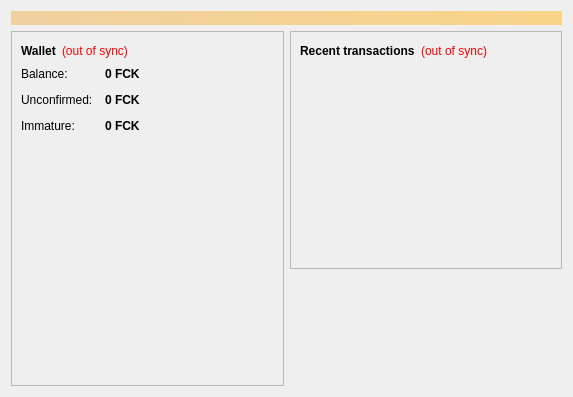
<?xml version="1.0" encoding="UTF-8"?>
<ui version="4.0">
 <class>OverviewPage</class>
 <widget class="QWidget" name="OverviewPage">
  <property name="geometry">
   <rect>
    <x>0</x>
    <y>0</y>
    <width>573</width>
    <height>397</height>
   </rect>
  </property>
  <property name="windowTitle">
   <string>Form</string>
  </property>
  <layout class="QVBoxLayout" name="topLayout">
   <item>
    <widget class="QLabel" name="labelAlerts">
     <property name="visible">
      <bool>false</bool>
     </property>
     <property name="styleSheet">
      <string notr="true">background-color: qlineargradient(x1: 0, y1: 0, x2: 1, y2: 0, stop:0 #F0D0A0, stop:1 #F8D488); color:#000000;</string>
     </property>
     <property name="wordWrap">
      <bool>true</bool>
     </property>
     <property name="margin">
      <number>3</number>
     </property>
    </widget>
   </item>
   <item>
    <layout class="QHBoxLayout" name="horizontalLayout" stretch="1,1">
     <item>
      <layout class="QVBoxLayout" name="verticalLayout_2">
       <item>
        <widget class="QFrame" name="frame">
         <property name="frameShape">
          <enum>QFrame::StyledPanel</enum>
         </property>
         <property name="frameShadow">
          <enum>QFrame::Raised</enum>
         </property>
         <layout class="QVBoxLayout" name="verticalLayout_4">
          <item>
           <layout class="QHBoxLayout" name="horizontalLayout_4">
            <item>
             <widget class="QLabel" name="label_5">
              <property name="font">
               <font>
                <weight>75</weight>
                <bold>true</bold>
               </font>
              </property>
              <property name="text">
               <string>Wallet</string>
              </property>
             </widget>
            </item>
            <item>
             <widget class="QLabel" name="labelWalletStatus">
              <property name="toolTip">
               <string>The displayed information may be out of date. Your wallet automatically synchronizes with the fckbankscoin network after a connection is established, but this process has not completed yet.</string>
              </property>
              <property name="styleSheet">
               <string notr="true">QLabel { color: red; }</string>
              </property>
              <property name="text">
               <string notr="true">(out of sync)</string>
              </property>
              <property name="alignment">
               <set>Qt::AlignLeading|Qt::AlignLeft|Qt::AlignVCenter</set>
              </property>
             </widget>
            </item>
            <item>
             <spacer name="horizontalSpacer_2">
              <property name="orientation">
               <enum>Qt::Horizontal</enum>
              </property>
              <property name="sizeHint" stdset="0">
               <size>
                <width>40</width>
                <height>20</height>
               </size>
              </property>
             </spacer>
            </item>
           </layout>
          </item>
          <item>
           <layout class="QFormLayout" name="formLayout_2">
            <property name="fieldGrowthPolicy">
             <enum>QFormLayout::AllNonFixedFieldsGrow</enum>
            </property>
            <property name="horizontalSpacing">
             <number>12</number>
            </property>
            <property name="verticalSpacing">
             <number>12</number>
            </property>
            <item row="0" column="0">
             <widget class="QLabel" name="label">
              <property name="text">
               <string>Balance:</string>
              </property>
             </widget>
            </item>
            <item row="0" column="1">
             <widget class="QLabel" name="labelBalance">
              <property name="font">
               <font>
                <weight>75</weight>
                <bold>true</bold>
               </font>
              </property>
              <property name="cursor">
               <cursorShape>IBeamCursor</cursorShape>
              </property>
              <property name="toolTip">
               <string>Your current balance</string>
              </property>
              <property name="text">
               <string notr="true">0 FCK</string>
              </property>
              <property name="textInteractionFlags">
               <set>Qt::LinksAccessibleByMouse|Qt::TextSelectableByKeyboard|Qt::TextSelectableByMouse</set>
              </property>
             </widget>
            </item>
            <item row="1" column="0">
             <widget class="QLabel" name="label_3">
              <property name="text">
               <string>Unconfirmed:</string>
              </property>
             </widget>
            </item>
            <item row="1" column="1">
             <widget class="QLabel" name="labelUnconfirmed">
              <property name="font">
               <font>
                <weight>75</weight>
                <bold>true</bold>
               </font>
              </property>
              <property name="cursor">
               <cursorShape>IBeamCursor</cursorShape>
              </property>
              <property name="toolTip">
               <string>Total of transactions that have yet to be confirmed, and do not yet count toward the current balance</string>
              </property>
              <property name="text">
               <string notr="true">0 FCK</string>
              </property>
              <property name="textInteractionFlags">
               <set>Qt::LinksAccessibleByMouse|Qt::TextSelectableByKeyboard|Qt::TextSelectableByMouse</set>
              </property>
             </widget>
            </item>
            <item row="2" column="0">
             <widget class="QLabel" name="labelImmatureText">
              <property name="text">
               <string>Immature:</string>
              </property>
             </widget>
            </item>
            <item row="2" column="1">
             <widget class="QLabel" name="labelImmature">
              <property name="font">
               <font>
                <weight>75</weight>
                <bold>true</bold>
               </font>
              </property>
              <property name="toolTip">
               <string>Mined balance that has not yet matured</string>
              </property>
              <property name="text">
               <string notr="true">0 FCK</string>
              </property>
              <property name="textInteractionFlags">
               <set>Qt::LinksAccessibleByMouse|Qt::TextSelectableByKeyboard|Qt::TextSelectableByMouse</set>
              </property>
             </widget>
            </item>
           </layout>
          </item>
          <item>
           <spacer name="verticalSpacer">
            <property name="orientation">
             <enum>Qt::Vertical</enum>
            </property>
            <property name="sizeHint" stdset="0">
             <size>
              <width>20</width>
              <height>40</height>
             </size>
            </property>
           </spacer>
          </item>
          <item>
           <widget class="QLabel" name="label_2">
            <property name="text">
             <string/>
            </property>
            <property name="pixmap">
             <pixmap resource="../bitcoin.qrc">:/icons/bitcoin</pixmap>
            </property>
            <property name="scaledContents">
             <bool>false</bool>
            </property>
           </widget>
          </item>
         </layout>
        </widget>
       </item>
      </layout>
     </item>
     <item>
      <layout class="QVBoxLayout" name="verticalLayout_3">
       <item>
        <widget class="QFrame" name="frame_2">
         <property name="frameShape">
          <enum>QFrame::StyledPanel</enum>
         </property>
         <property name="frameShadow">
          <enum>QFrame::Raised</enum>
         </property>
         <layout class="QVBoxLayout" name="verticalLayout">
          <item>
           <layout class="QHBoxLayout" name="horizontalLayout_2">
            <item>
             <widget class="QLabel" name="label_4">
              <property name="text">
               <string>&lt;b&gt;Recent transactions&lt;/b&gt;</string>
              </property>
             </widget>
            </item>
            <item>
             <widget class="QLabel" name="labelTransactionsStatus">
              <property name="toolTip">
               <string>The displayed information may be out of date. Your wallet automatically synchronizes with the fckbankscoin network after a connection is established, but this process has not completed yet.</string>
              </property>
              <property name="styleSheet">
               <string notr="true">QLabel { color: red; }</string>
              </property>
              <property name="text">
               <string notr="true">(out of sync)</string>
              </property>
              <property name="alignment">
               <set>Qt::AlignRight|Qt::AlignTrailing|Qt::AlignVCenter</set>
              </property>
             </widget>
            </item>
            <item>
             <spacer name="horizontalSpacer">
              <property name="orientation">
               <enum>Qt::Horizontal</enum>
              </property>
              <property name="sizeHint" stdset="0">
               <size>
                <width>40</width>
                <height>20</height>
               </size>
              </property>
             </spacer>
            </item>
           </layout>
          </item>
          <item>
           <widget class="QListView" name="listTransactions">
            <property name="styleSheet">
             <string notr="true">QListView { background: transparent; }</string>
            </property>
            <property name="frameShape">
             <enum>QFrame::NoFrame</enum>
            </property>
            <property name="verticalScrollBarPolicy">
             <enum>Qt::ScrollBarAlwaysOff</enum>
            </property>
            <property name="horizontalScrollBarPolicy">
             <enum>Qt::ScrollBarAlwaysOff</enum>
            </property>
            <property name="selectionMode">
             <enum>QAbstractItemView::NoSelection</enum>
            </property>
           </widget>
          </item>
         </layout>
        </widget>
       </item>
       <item>
        <spacer name="verticalSpacer_2">
         <property name="orientation">
          <enum>Qt::Vertical</enum>
         </property>
         <property name="sizeHint" stdset="0">
          <size>
           <width>20</width>
           <height>40</height>
          </size>
         </property>
        </spacer>
       </item>
      </layout>
     </item>
    </layout>
   </item>
  </layout>
 </widget>
 <resources>
  <include location="../bitcoin.qrc"/>
 </resources>
 <connections/>
</ui>
